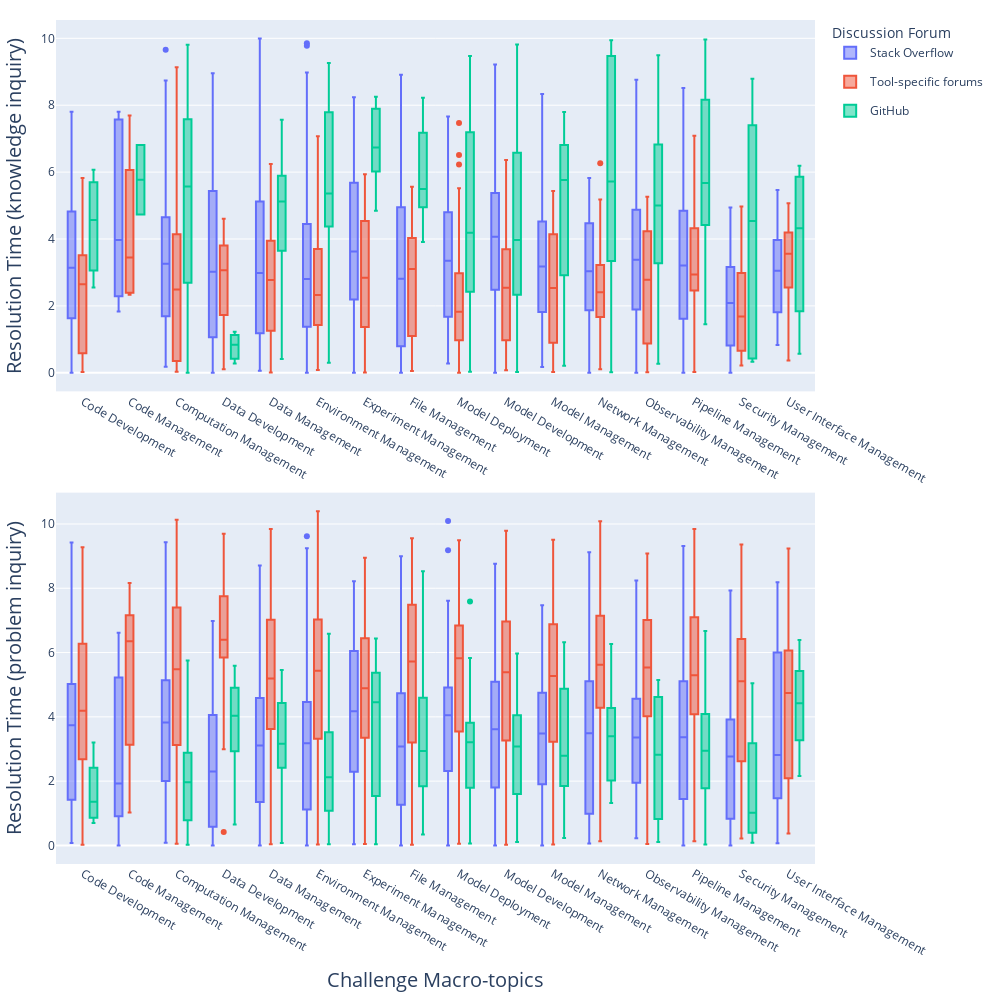

Here is the notebook cell this chart was saved with:
### Code cell
df = pd.read_json(os.path.join(path_rq3, 'forums.json'))
df = df.sort_values('Challenge_topic_macro')
df['Challenge_resolved_time'] = df['Challenge_resolved_time'].apply(lambda x: np.log(x+1))
df['Challenge_topic_macro'] = df['Challenge_topic_macro'].apply(lambda x: macro_topic_indexing[x])

n = len(df['Challenge_type'].unique())
fig = make_subplots(rows=n, cols=1, shared_xaxes=False, vertical_spacing=0.12)

for i, (type, group) in enumerate(df.groupby('Challenge_type')):
    temp_fig = px.box(group, x="Challenge_topic_macro", y="Challenge_resolved_time", color="Platform")
    for trace in temp_fig.data:       
        trace.showlegend = True if i == 0 else False
        fig.add_trace(trace, row=i+1, col=1)
    if i == n - 1:
        fig.update_xaxes(title_text=f'Challenge Macro-topics', title_font=dict(size=20), row=i+1, col=1)
    fig.update_yaxes(title_text=f'Resolution Time ({type} inquiry)', title_font=dict(size=20), row=i+1, col=1)

fig.update_layout(
    width=1000, 
    height=1000,
    margin=go.layout.Margin(
        l=20,  # left margin
        r=20,  # right margin
        b=20,  # bottom margin
        t=20,  # top margin
    ),
    legend_title='Discussion Forum',
    boxmode='group' 
)
fig.show()
fig.write_image(os.path.join(path_rq3, f'Macro-topics resolution time boxplot.pdf'))

### Figure 1 — Plotly figure (JSON) as saved in the notebook; plotly's stock layout.template omitted (floating-point values rounded to 4 significant figures; data arrays with more than 128 entries replaced by an {"elided": "..."} marker saying what was removed)
{"data": [{"alignmentgroup": "True", "hovertemplate": "Platform=Stack Overflow<br>Challenge_topic_macro=%{x}<br>Challenge_resolved_time=%{y}<extra></extra>", "legendgroup": "Stack Overflow", "marker": {"color": "#636efa"}, "name": "Stack Overflow", "notched": false, "offsetgroup": "Stack Overflow", "orientation": "v", "showlegend": true, "type": "box", "x": {"elided": "3029 str values"}, "x0": " ", "xaxis": "x", "y": {"elided": "3029 float values"}, "y0": " ", "yaxis": "y"}, {"alignmentgroup": "True", "hovertemplate": "Platform=Tool-specific forums<br>Challenge_topic_macro=%{x}<br>Challenge_resolved_time=%{y}<extra></extra>", "legendgroup": "Tool-specific forums", "marker": {"color": "#EF553B"}, "name": "Tool-specific forums", "notched": false, "offsetgroup": "Tool-specific forums", "orientation": "v", "showlegend": true, "type": "box", "x": {"elided": "2223 str values"}, "x0": " ", "xaxis": "x", "y": {"elided": "2223 float values"}, "y0": " ", "yaxis": "y"}, {"alignmentgroup": "True", "hovertemplate": "Platform=GitHub<br>Challenge_topic_macro=%{x}<br>Challenge_resolved_time=%{y}<extra></extra>", "legendgroup": "GitHub", "marker": {"color": "#00cc96"}, "name": "GitHub", "notched": false, "offsetgroup": "GitHub", "orientation": "v", "showlegend": true, "type": "box", "x": {"elided": "318 str values"}, "x0": " ", "xaxis": "x", "y": {"elided": "318 float values"}, "y0": " ", "yaxis": "y"}, {"alignmentgroup": "True", "hovertemplate": "Platform=Stack Overflow<br>Challenge_topic_macro=%{x}<br>Challenge_resolved_time=%{y}<extra></extra>", "legendgroup": "Stack Overflow", "marker": {"color": "#636efa"}, "name": "Stack Overflow", "notched": false, "offsetgroup": "Stack Overflow", "orientation": "v", "showlegend": false, "type": "box", "x": {"elided": "3656 str values"}, "x0": " ", "xaxis": "x2", "y": {"elided": "3656 float values"}, "y0": " ", "yaxis": "y2"}, {"alignmentgroup": "True", "hovertemplate": "Platform=GitHub<br>Challenge_topic_macro=%{x}<br>Challenge_resolved_time=%{y}<extra></extra>", "legendgroup": "GitHub", "marker": {"color": "#EF553B"}, "name": "GitHub", "notched": false, "offsetgroup": "GitHub", "orientation": "v", "showlegend": false, "type": "box", "x": {"elided": "1992 str values"}, "x0": " ", "xaxis": "x2", "y": {"elided": "1992 float values"}, "y0": " ", "yaxis": "y2"}, {"alignmentgroup": "True", "hovertemplate": "Platform=Tool-specific forums<br>Challenge_topic_macro=%{x}<br>Challenge_resolved_time=%{y}<extra></extra>", "legendgroup": "Tool-specific forums", "marker": {"color": "#00cc96"}, "name": "Tool-specific forums", "notched": false, "offsetgroup": "Tool-specific forums", "orientation": "v", "showlegend": false, "type": "box", "x": {"elided": "2474 str values"}, "x0": " ", "xaxis": "x2", "y": {"elided": "2474 float values"}, "y0": " ", "yaxis": "y2"}], "layout": {"boxmode": "group", "height": 1000, "legend": {"title": {"text": "Discussion Forum"}}, "margin": {"b": 20, "l": 20, "r": 20, "t": 20}, "width": 1000, "xaxis": {"anchor": "y", "domain": [0, 1]}, "xaxis2": {"anchor": "y2", "domain": [0, 1], "title": {"font": {"size": 20}, "text": "Challenge Macro-topics"}}, "yaxis": {"anchor": "x", "domain": [0.56, 1], "title": {"font": {"size": 20}, "text": "Resolution Time (knowledge inquiry)"}}, "yaxis2": {"anchor": "x2", "domain": [0, 0.44], "title": {"font": {"size": 20}, "text": "Resolution Time (problem inquiry)"}}}}
